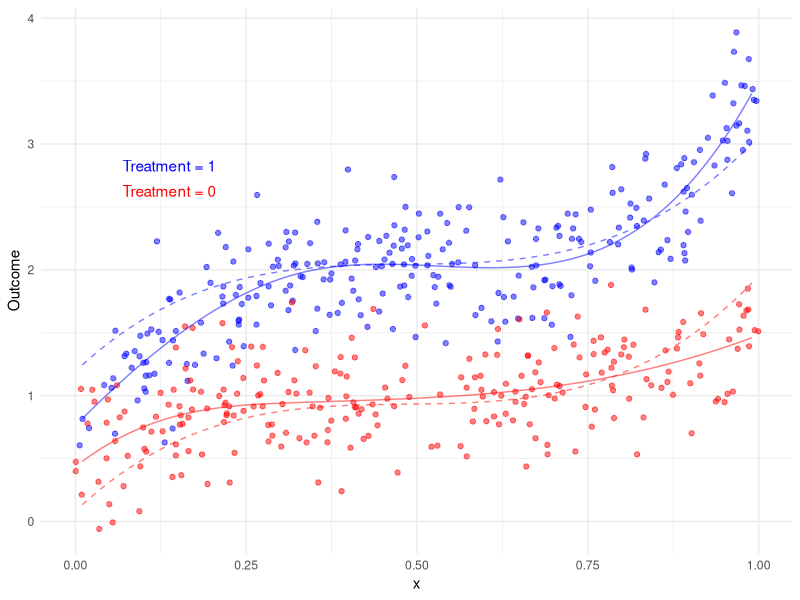

This figure's R source:
set.seed(123)
library(splines)
library(ggplot2)

# Define the number of observations
n <- 500

# Generate random values for x1 and x2 from a normal distribution
x <- runif(n)


# Generate treatment variable A
A <- rbinom(n, size = 1, prob = 0.5)

# Define the coefficients
beta0 <- 1
beta1 <- 5
beta2 <- 1
beta3 <- 5.5


# Generate random error terms
epsilon <- rnorm(n, mean = 0, sd = 0.3)

Y <- beta0 + beta1 * (x-0.5)^3 + beta2 * A + beta3 * A * (x-0.5)^3 + A*(x > 0.5)*(x - 0.5)^3 + epsilon


DATA_full <- data.frame('Y' = Y, 'x' = x, 'A' = A, 'x.t' = A *x)
DATA_reduced <- data.frame('Y' = Y, 'x' = x, 'A' = A)

bs_fit <- lm(Y ~ bs(x, df=5) + A*bs(x, df=5), data=DATA_full)
test_points <- data.frame(x=rep(seq(0.01, 0.99, length.out=500), 2), A=rep(c(0, 1), each=500))
test_points$fitted_vals <- predict(bs_fit, newdata=test_points)


tau <- mean(Y[A == 1]) - mean(Y[A == 0])
tau.range <- seq(-4*tau, 4*tau, length.out = 20)

mse <- rep(NA, length(tau.range))
for(k in 1:length(tau.range)) {
  tau.tmp <- tau.range[k]
  data.reduced <- data.frame('Y' = Y - tau.tmp*A, 'x' = x)
  lm_tmp <- lm(Y ~ bs(x), data = data.reduced)
  ghat <- lm_tmp$fitted.values + tau.tmp*A
  mse[k] <- mean((Y - ghat)^2)
}
tau.star <- tau.range[which.min(mse)]

data.reduced <- data.frame('Y' = Y - tau.star*A, 'x' = x)
lm_star <- lm(Y ~ bs(x), data = data.reduced)

test_points_reduced0 <- test_points_reduced1 <- data.frame(x=rep(seq(0.01, 0.99, length.out=500), 2))
test_points_reduced0$fitted_vals <- predict(lm_star, newdata=test_points)
test_points_reduced1$fitted_vals <- test_points_reduced0$fitted_vals + tau.star

df_trt1 <- subset(DATA_full, A==1)
df_trt0 <- subset(DATA_full, A==0)
fit_trt1 <- subset(test_points, A==1)
fit_trt0 <- subset(test_points, A==0)


ggplot() + geom_point(data = df_trt1, aes(x = x, y = Y), color = "blue", alpha = 0.5) +
  geom_point(data = df_trt0, aes(x = x, y = Y), color = "red", alpha = 0.5) +
  geom_line(data = fit_trt1, aes(x = x, y = fitted_vals), color = "blue", alpha = 0.5) +
  geom_line(data = fit_trt0, aes(x = x, y = fitted_vals), color = "red", alpha = 0.5) +
  geom_line(data = test_points_reduced1, aes(x = x, y = fitted_vals), color = "blue", alpha = 0.5,
            linetype=2) +
  geom_line(data = test_points_reduced0, aes(x = x, y = fitted_vals), color = "red", alpha = 0.5,
            linetype=2) +
  geom_text(data = data.frame(x=0.0, Y=2.8), aes(x = x, y = Y, label = "Treatment = 1"),
            hjust = -0.5, vjust = 0.2, color = "blue") +
  geom_text(data = data.frame(x=0.0, Y=2.6), aes(x = x, y = Y, label = "Treatment = 0"),
            hjust = -0.5, vjust = 0.2, color = "red") +
  labs(y = "Outcome", x = "x", color = "Treatment") +
  scale_color_manual(values = c("blue", "red"), labels = c("Treatment = 1", "Trt = 0")) +
  theme_minimal()